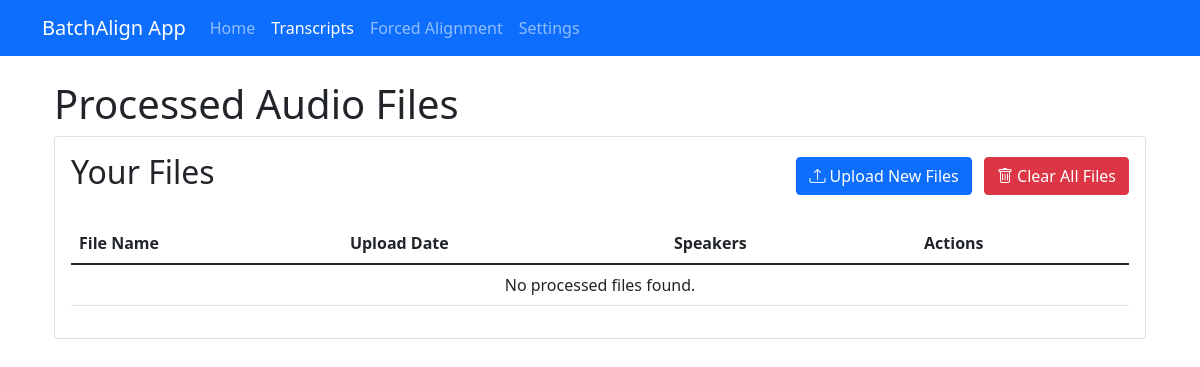
The app's page /transcripts/, older data.
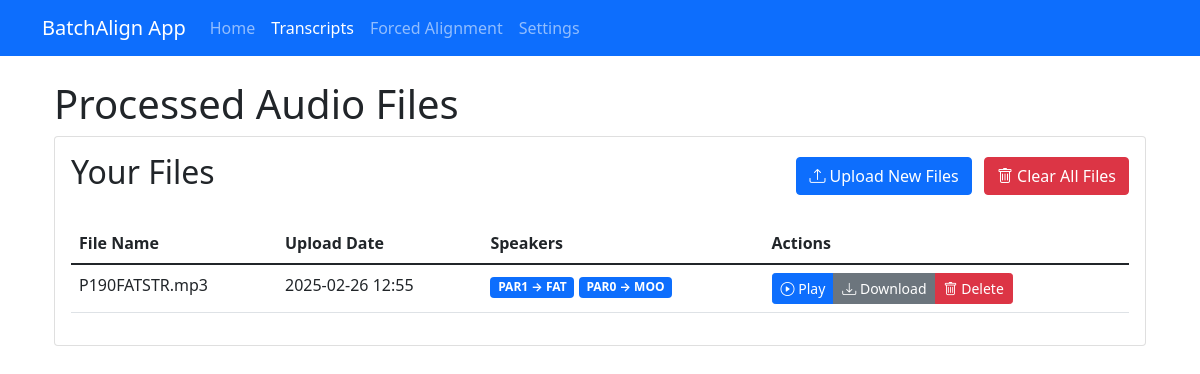
The same page, newer data.
### batch_processor/models.py (models this page shows, shortened)
class AudioFile(models.Model):
    title = models.CharField(max_length=200)
    audio_file = models.FileField(upload_to='uploads/', blank=True, null=True)
    input_folder = models.CharField(max_length=500, blank=True, null=True)  # Renamed for clarity
    uploaded_at = models.DateTimeField(auto_now_add=True)

class SpeakerMap(models.Model):
    original_id = models.CharField(max_length=10)  # e.g. PAR0, PAR1
    chat_role = models.CharField(max_length=50)    # e.g. MOT, CHI

### batch_processor/views.py (the view)
# urls.py: path('transcripts/', views.transcript_list, name='transcript_list'),
def transcript_list(request):
    audio_files = AudioFile.objects.all().order_by('-uploaded_at')
    return render(request, 'batch_processor/list_files.html', {'audio_files': audio_files})

### batch_processor/templates/batch_processor/list_files.html (shortened to what this page needs)
{% extends "batch_processor/base.html" %}
{% block content %}
<div class="container mt-4">
    <h1>Processed Audio Files</h1>
    <div class="row">
        <div class="col-12">
            <div class="card">
                <div class="card-body">
                    <div class="d-flex justify-content-between align-items-center mb-4">
                        <h2>Your Files</h2>
                        <div>
                            <a href="{% url 'upload_audio' %}" class="btn btn-primary me-2">
                                <i class="bi bi-upload"></i> Upload New Files
                            </a>
                            <button onclick="clearAllFiles()" class="btn btn-danger">
                                <i class="bi bi-trash"></i> Clear All Files
                            </button>
                        </div>
                    </div>
                    <div class="table-responsive">
                        <table class="table table-hover">
                            <thead>
                                <tr>
                                    <th>File Name</th>
                                    <th>Upload Date</th>
                                    <th>Speakers</th>
                                    <th>Actions</th>
                                </tr>
                            </thead>
                            <tbody>
                                {% for audio in audio_files %}
                                <tr>
                                    <td>{{ audio.title }}</td>
                                    <td>{{ audio.uploaded_at|date:"Y-m-d H:i" }}</td>
                                    <td>
                                        {% if audio.transcript %}
                                            {% for mapping in audio.transcript.speaker_mapping.all %}
                                                <span class="badge bg-primary">{{ mapping.original_id }} → {{ mapping.chat_role }}</span>
                                            {% empty %}
                                                <span class="badge bg-secondary">No mappings</span>
                                            {% endfor %}
                                        {% endif %}
                                    </td>
                                    <td>
                                        <div class="btn-group">
                                            {% if audio.transcript %}
                                                <a href="{% url 'view_transcript' audio.transcript.id %}" class="btn btn-sm btn-primary">
                                                    <i class="bi bi-play-circle"></i> Play
                                                </a>
                                                <button class="btn btn-sm btn-secondary" onclick="downloadTranscript({{ audio.id }});">
                                                    <i class="bi bi-download"></i> Download
                                                </button>
                                            {% endif %}
                                            <button class="btn btn-sm btn-danger" onclick="deleteFile({{ audio.id }});">
                                                <i class="bi bi-trash"></i> Delete
                                            </button>
                                        </div>
                                    </td>
                                </tr>
                                {% empty %}
                                <tr>
                                    <td colspan="4" class="text-center">No processed files found.</td>
                                </tr>
                                {% endfor %}
                            </tbody>
                        </table>
                    </div>
                </div>
            </div>
        </div>
    </div>
</div>
{% endblock %}

Row changes from the older to the newer data that the page shows:
added AudioFile: title "P190FATSTR.mp3", uploaded_at "2025-02-26 12:55"
added SpeakerMap: original_id "PAR1", chat_role "FAT"
added SpeakerMap: original_id "PAR0", chat_role "MOO"
Text that changed along with them:
text no longer shown: "No processed files found."
